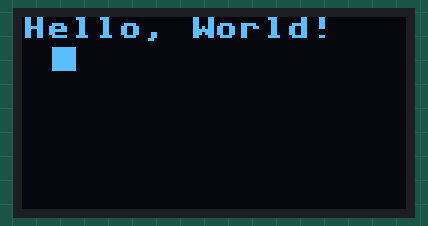
Bench run of a program on a simulated ESP32 board running MicroPython. Parts: 128×64 one-colour display. At 0.1 s the program stops and its outputs stay as they are.

Above: at 0.1 s.

The program:

display_ssd1306.py
```python
from machine import Pin, I2C
import ssd1306

# using default address 0x3C
i2c = I2C(sda=Pin(8), scl=Pin(9))
display = ssd1306.SSD1306_I2C(128, 64, i2c)
display.text('Hello, World!', 0, 0, 1)
display.show()

# draw another FrameBuffer on top of the current one at the given coordinates
import framebuf
fbuf = framebuf.FrameBuffer(bytearray(8 * 8 * 1), 8, 8, framebuf.MONO_VLSB)
fbuf.fill(1)
display.blit(fbuf, 10, 10, 0)           # draw on top at x=10, y=10, key=0
display.show()
```
